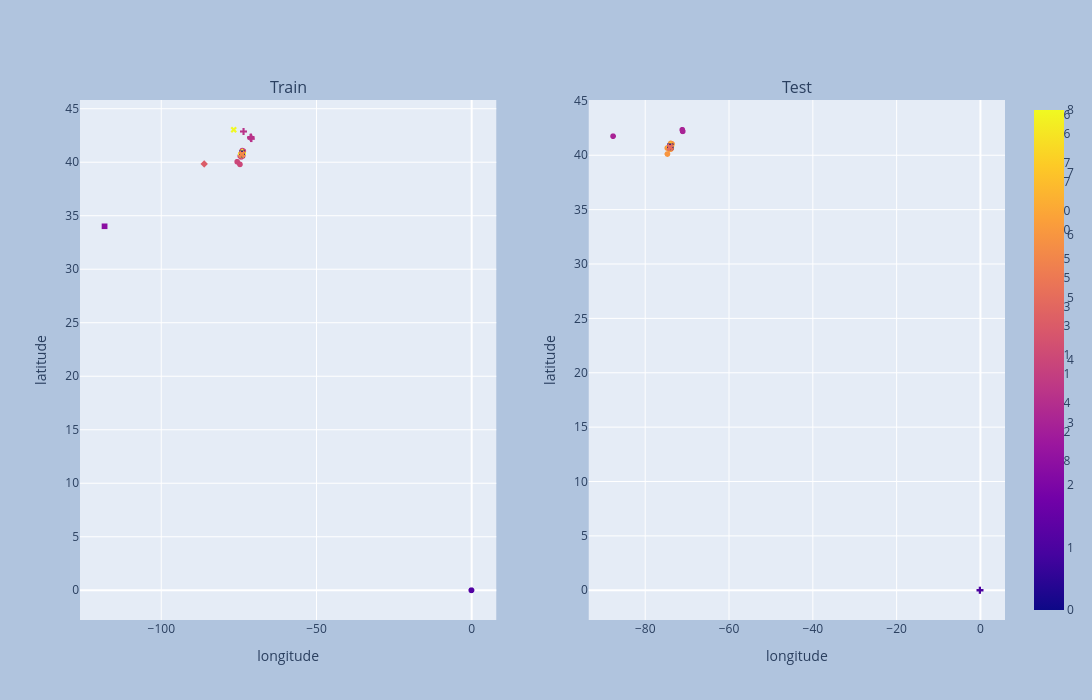

Source (notebook cell):
### Markdown cell above
### Vizualize the clusters

### Code cell
fig = make_subplots(subplot_titles=("Train", "Test"), rows=1, cols=2, specs=[[{"type": "scatter"}, {"type": "scatter"}]])
fig1 = px.scatter(X_train_ll, x='longitude', y='latitude', color=train_labels, symbol=train_labels)
fig2 = px.scatter(X_test_ll, x='longitude', y='latitude', color=test_labels, symbol=test_labels)

for i in [1, 2]:
  fig.update_xaxes(title_text="longitude", row = 1, col = i)
  fig.update_yaxes(title_text="latitude", row = 1, col = i)

for trace in fig1.data:
  fig.add_trace(trace, row=1, col=1)
for trace in fig2.data:
  fig.add_trace(trace, row=1, col=2)

fig.update_layout(
  width=1400,
  height=700,
  paper_bgcolor="LightSteelBlue")

fig.show()

### Figure 1 — Plotly figure (JSON) as saved in the notebook; plotly's stock layout.template omitted (floating-point values rounded to 4 significant figures; data arrays with more than 128 entries replaced by an {"elided": "..."} marker saying what was removed)
{"data": [{"hovertemplate": "symbol=6<br>longitude=%{x}<br>latitude=%{y}<br>color=%{marker.color}<extra></extra>", "legendgroup": "6", "marker": {"color": {"elided": "4595 int values"}, "coloraxis": "coloraxis", "symbol": "circle"}, "mode": "markers", "name": "6", "showlegend": true, "type": "scattergl", "x": {"elided": "4595 float values"}, "xaxis": "x", "y": {"elided": "4595 float values"}, "yaxis": "y"}, {"hovertemplate": "symbol=7<br>longitude=%{x}<br>latitude=%{y}<br>color=%{marker.color}<extra></extra>", "legendgroup": "7", "marker": {"color": {"elided": "10592 int values"}, "coloraxis": "coloraxis", "symbol": "diamond"}, "mode": "markers", "name": "7", "showlegend": true, "type": "scattergl", "x": {"elided": "10592 float values"}, "xaxis": "x", "y": {"elided": "10592 float values"}, "yaxis": "y"}, {"hovertemplate": "symbol=0<br>longitude=%{x}<br>latitude=%{y}<br>color=%{marker.color}<extra></extra>", "legendgroup": "0", "marker": {"color": {"elided": "8748 int values"}, "coloraxis": "coloraxis", "symbol": "square"}, "mode": "markers", "name": "0", "showlegend": true, "type": "scattergl", "x": {"elided": "8748 float values"}, "xaxis": "x", "y": {"elided": "8748 float values"}, "yaxis": "y"}, {"hovertemplate": "symbol=5<br>longitude=%{x}<br>latitude=%{y}<br>color=%{marker.color}<extra></extra>", "legendgroup": "5", "marker": {"color": {"elided": "9909 int values"}, "coloraxis": "coloraxis", "symbol": "x"}, "mode": "markers", "name": "5", "showlegend": true, "type": "scattergl", "x": {"elided": "9909 float values"}, "xaxis": "x", "y": {"elided": "9909 float values"}, "yaxis": "y"}, {"hovertemplate": "symbol=3<br>longitude=%{x}<br>latitude=%{y}<br>color=%{marker.color}<extra></extra>", "legendgroup": "3", "marker": {"color": [3, 3, 3, 3, 3, 3, 3, 3, 3, 3], "coloraxis": "coloraxis", "symbol": "cross"}, "mode": "markers", "name": "3", "showlegend": true, "type": "scattergl", "x": [-71.21, -70.98, -70.98, -73.47, -71.08, -71.01, -71.08, -71.21, -71.08, -73.47], "xaxis": "x", "y": [42.3, 42.2, 42.2, 42.87, 42.35, 42.25, 42.35, 42.3, 42.35, 42.87], "yaxis": "y"}, {"hovertemplate": "symbol=1<br>longitude=%{x}<br>latitude=%{y}<br>color=%{marker.color}<extra></extra>", "legendgroup": "1", "marker": {"color": [1, 1, 1, 1, 1, 1, 1, 1], "coloraxis": "coloraxis", "symbol": "circle"}, "mode": "markers", "name": "1", "showlegend": true, "type": "scattergl", "x": [0.0, 0.0, 0.0, 0.0, 0.0, 0.0, 0.0, 0.0], "xaxis": "x", "y": [0.0, 0.0, 0.0, 0.0, 0.0, 0.0, 0.0, 0.0], "yaxis": "y"}, {"hovertemplate": "symbol=4<br>longitude=%{x}<br>latitude=%{y}<br>color=%{marker.color}<extra></extra>", "legendgroup": "4", "marker": {"color": [4], "coloraxis": "coloraxis", "symbol": "diamond"}, "mode": "markers", "name": "4", "showlegend": true, "type": "scattergl", "x": [-86.15], "xaxis": "x", "y": [39.84], "yaxis": "y"}, {"hovertemplate": "symbol=2<br>longitude=%{x}<br>latitude=%{y}<br>color=%{marker.color}<extra></extra>", "legendgroup": "2", "marker": {"color": [2], "coloraxis": "coloraxis", "symbol": "square"}, "mode": "markers", "name": "2", "showlegend": true, "type": "scattergl", "x": [-118.3], "xaxis": "x", "y": [34.01], "yaxis": "y"}, {"hovertemplate": "symbol=8<br>longitude=%{x}<br>latitude=%{y}<br>color=%{marker.color}<extra></extra>", "legendgroup": "8", "marker": {"color": [8], "coloraxis": "coloraxis", "symbol": "x"}, "mode": "markers", "name": "8", "showlegend": true, "type": "scattergl", "x": [-76.63], "xaxis": "x", "y": [43.03], "yaxis": "y"}, {"hovertemplate": "symbol=6<br>longitude=%{x}<br>latitude=%{y}<br>color=%{marker.color}<extra></extra>", "legendgroup": "6", "marker": {"color": {"elided": "2018 int values"}, "coloraxis": "coloraxis", "symbol": "circle"}, "mode": "markers", "name": "6", "showlegend": true, "type": "scattergl", "x": {"elided": "2018 float values"}, "xaxis": "x2", "y": {"elided": "2018 float values"}, "yaxis": "y2"}, {"hovertemplate": "symbol=7<br>longitude=%{x}<br>latitude=%{y}<br>color=%{marker.color}<extra></extra>", "legendgroup": "7", "marker": {"color": {"elided": "4465 int values"}, "coloraxis": "coloraxis", "symbol": "diamond"}, "mode": "markers", "name": "7", "showlegend": true, "type": "scattergl", "x": {"elided": "4465 float values"}, "xaxis": "x2", "y": {"elided": "4465 float values"}, "yaxis": "y2"}, {"hovertemplate": "symbol=0<br>longitude=%{x}<br>latitude=%{y}<br>color=%{marker.color}<extra></extra>", "legendgroup": "0", "marker": {"color": {"elided": "3829 int values"}, "coloraxis": "coloraxis", "symbol": "square"}, "mode": "markers", "name": "0", "showlegend": true, "type": "scattergl", "x": {"elided": "3829 float values"}, "xaxis": "x2", "y": {"elided": "3829 float values"}, "yaxis": "y2"}, {"hovertemplate": "symbol=5<br>longitude=%{x}<br>latitude=%{y}<br>color=%{marker.color}<extra></extra>", "legendgroup": "5", "marker": {"color": {"elided": "4195 int values"}, "coloraxis": "coloraxis", "symbol": "x"}, "mode": "markers", "name": "5", "showlegend": true, "type": "scattergl", "x": {"elided": "4195 float values"}, "xaxis": "x2", "y": {"elided": "4195 float values"}, "yaxis": "y2"}, {"hovertemplate": "symbol=1<br>longitude=%{x}<br>latitude=%{y}<br>color=%{marker.color}<extra></extra>", "legendgroup": "1", "marker": {"color": [1, 1, 1], "coloraxis": "coloraxis", "symbol": "cross"}, "mode": "markers", "name": "1", "showlegend": true, "type": "scattergl", "x": [0.0, 0.0, 0.0], "xaxis": "x2", "y": [0.0, 0.0, 0.0], "yaxis": "y2"}, {"hovertemplate": "symbol=3<br>longitude=%{x}<br>latitude=%{y}<br>color=%{marker.color}<extra></extra>", "legendgroup": "3", "marker": {"color": [3, 3, 3, 3], "coloraxis": "coloraxis", "symbol": "circle"}, "mode": "markers", "name": "3", "showlegend": true, "type": "scattergl", "x": [-71.08, -87.61, -70.98, -70.98], "xaxis": "x2", "y": [42.35, 41.75, 42.2, 42.2], "yaxis": "y2"}], "layout": {"annotations": [{"font": {"size": 16}, "showarrow": false, "text": "Train", "x": 0.225, "xanchor": "center", "xref": "paper", "y": 1, "yanchor": "bottom", "yref": "paper"}, {"font": {"size": 16}, "showarrow": false, "text": "Test", "x": 0.775, "xanchor": "center", "xref": "paper", "y": 1, "yanchor": "bottom", "yref": "paper"}], "height": 700, "paper_bgcolor": "LightSteelBlue", "width": 1400, "xaxis": {"anchor": "y", "domain": [0, 0.45], "title": {"text": "longitude"}}, "xaxis2": {"anchor": "y2", "domain": [0.55, 1], "title": {"text": "longitude"}}, "yaxis": {"anchor": "x", "domain": [0, 1], "title": {"text": "latitude"}}, "yaxis2": {"anchor": "x2", "domain": [0, 1], "title": {"text": "latitude"}}}}
